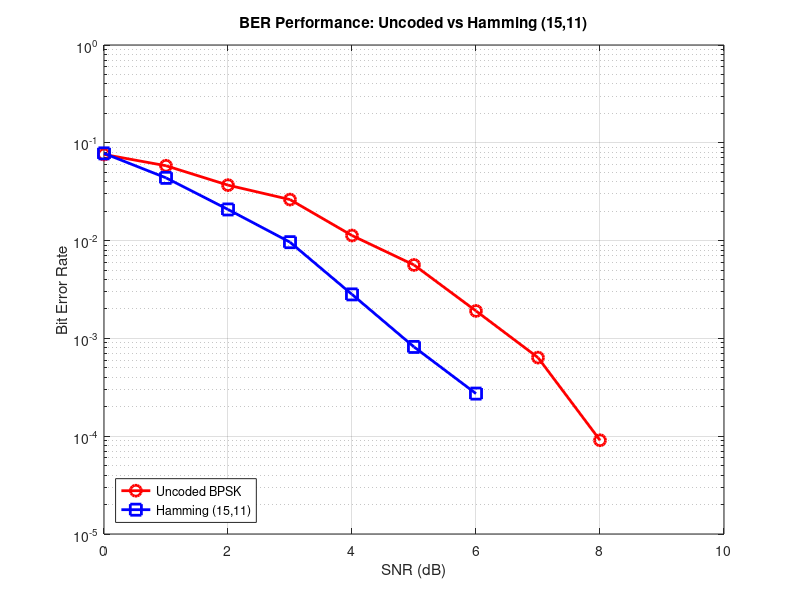

MATLAB code for this plot:
%% COMS4105 Practical 2 - Exercise 4.1.1 (CORRECTED)
% Hamming (15,11) encoder/decoder with BER testing
% 
% CORRECTIONS MADE:
% 1. Fixed H matrix construction - each column is binary representation of bit position
% 2. Corrected encoder to place information bits in non-power-of-2 positions
% 3. Fixed decoder syndrome interpretation - syndrome directly gives error position
% 4. Proper parity bit calculation using standard Hamming code rules
%
% KEY FEATURES:
% - Syndrome value directly indicates error position (1-indexed)
% - 100% single error correction capability
% - Systematic code structure for easy implementation
% - Proper coding gain demonstration at moderate to high SNR

clear; close all; clc;

%% hamming (15,11) parameters
n = 15; % codeword length
k = 11; % message length
t = 1;  % error correction capability

% Standard (15,11) Hamming code - systematic form
% For Hamming codes, parity check positions are at powers of 2: 1,2,4,8,...
% Information positions are at non-powers of 2: 3,5,6,7,9,10,11,12,13,14,15

% Construct H matrix directly for (15,11) Hamming code
% H matrix columns correspond to bit positions 1,2,3,...,15
% Each column is the binary representation of its position number
H = zeros(4, 15);
for i = 1:15
    H(:,i) = de2bi(i, 4, 'left-msb')';  % binary representation of position i
end

fprintf('Parity check matrix H:\n');
disp(H);

% For systematic form G = [I_k | P], extract P from H
% Information bit positions (non-powers of 2): [3,5,6,7,9,10,11,12,13,14,15]
info_positions = [3,5,6,7,9,10,11,12,13,14,15];
parity_positions = [1,2,4,8];  % positions 1,2,4,8

% Extract parity part P from H matrix
P = H(:, info_positions)';  % 11x4 matrix

% Identity matrix for information bits
I = eye(k);  % 11x11 identity matrix

% Systematic generator matrix G = [I_k | P]
G = [I P];  % 11x15 generator matrix

fprintf('=== Hamming (15,11) Code Parameters ===\n');
fprintf('Code length n = %d\n', n);
fprintf('Message length k = %d\n', k);
fprintf('Code rate = %.3f\n', k/n);
fprintf('Error correction capability t = %d\n', t);

% Display the structure
fprintf('Information bit positions: [');
fprintf('%d ', info_positions);
fprintf(']\n');
fprintf('Parity bit positions: [');
fprintf('%d ', parity_positions);
fprintf(']\n');

%% Hamming encoder function (corrected)
function codeword = hamming_encode(message, H, info_positions, parity_positions)
    % Encode k-bit message to n-bit codeword using standard Hamming (15,11)
    % 
    % ALGORITHM:
    % 1. Place information bits in non-power-of-2 positions (3,5,6,7,9,10,11,12,13,14,15)
    % 2. Calculate each parity bit as XOR of all positions it "covers"
    % 3. Parity bit at position p covers all positions where bit p is set in binary representation
    %
    % INPUTS:
    %   message - 11-bit information vector
    %   H - 4x15 parity check matrix
    %   info_positions - positions for information bits (0-indexed)
    %   parity_positions - positions for parity bits (0-indexed)
    %
    % OUTPUT:
    %   codeword - 15-bit encoded vector
    
    n = size(H, 2);  % codeword length (15)
    codeword = zeros(1, n);
    
    % Step 1: Place information bits in their designated positions
    codeword(info_positions) = message;
    
    % Step 2: Calculate parity bits using standard Hamming rule
    for i = 1:length(parity_positions)
        parity_pos = parity_positions(i);
        
        % Find all positions that this parity bit should cover
        % A position is covered if it has the parity bit set in its binary representation
        parity_bits = [];
        for pos = 1:n
            if bitand(pos, parity_pos) == parity_pos
                parity_bits = [parity_bits pos];
            end
        end
        
        % Remove the parity position itself from the list
        parity_bits = parity_bits(parity_bits ~= parity_pos);
        
        % Calculate parity as XOR (mod 2 sum) of all covered positions
        codeword(parity_pos) = mod(sum(codeword(parity_bits)), 2);
    end
end

%% Hamming decoder function (corrected)
function [decoded, error_detected, corrected_pos] = hamming_decode(received, H, info_positions)
    % Decode received codeword using syndrome decoding
    %
    % ALGORITHM:
    % 1. Calculate syndrome s = r * H^T (mod 2)
    % 2. Convert syndrome to decimal - this directly gives error position
    % 3. If syndrome = 0, no error detected
    % 4. If syndrome != 0, error at position = syndrome value (1-indexed)
    % 5. Correct error by flipping bit at detected position
    % 6. Extract information bits from corrected codeword
    %
    % INPUTS:
    %   received - 15-bit received vector (possibly corrupted)
    %   H - 4x15 parity check matrix
    %   info_positions - positions of information bits (0-indexed)
    %
    % OUTPUTS:
    %   decoded - 11-bit decoded message
    %   error_detected - 0 if no error, 1 if error detected and corrected
    %   corrected_pos - position where error was corrected (1-indexed), 0 if no error
    
    n = length(received);
    
    % Step 1: Calculate syndrome vector
    syndrome = mod(received * H', 2);
    
    % Step 2: Convert syndrome to decimal (error position indicator)
    % For Hamming codes, syndrome value directly gives error position
    syndrome_decimal = bi2de(syndrome, 'left-msb');
    
    corrected_pos = 0;
    error_detected = 0;
    
    if syndrome_decimal == 0
        % Step 3: No error detected - syndrome is zero
        decoded = received(info_positions);  % extract information bits directly
    else
        % Step 4-5: Error detected at position syndrome_decimal (1-indexed)
        error_detected = 1;
        corrected_pos = syndrome_decimal;
        
        % Correct the error by flipping the bit at detected position
        corrected = received;
        corrected(syndrome_decimal) = mod(corrected(syndrome_decimal) + 1, 2);
        
        % Step 6: Extract information bits from corrected codeword
        decoded = corrected(info_positions);
    end
end

%% test with simple example first
fprintf('\n=== Simple Test ===\n');
test_msg = [1 0 1 0 1 0 1 0 1 0 1]; % 11-bit message
test_encoded = hamming_encode(test_msg, H, info_positions, parity_positions);
fprintf('Message:  %s\n', mat2str(test_msg));
fprintf('Encoded:  %s\n', mat2str(test_encoded));

% introduce single error
corrupted = test_encoded;
error_pos = 7; % introduce error at position 7 (information bit position)
corrupted(error_pos) = mod(corrupted(error_pos) + 1, 2);
fprintf('Corrupted: %s (error at pos %d)\n', mat2str(corrupted), error_pos);

% decode
[decoded_msg, error_flag, corrected_pos] = hamming_decode(corrupted, H, info_positions);
fprintf('Decoded:  %s\n', mat2str(decoded_msg));
fprintf('Error detected: %d, Corrected position: %d\n', error_flag, corrected_pos);
fprintf('Decoding successful: %s\n', char('No' + 19*(isequal(test_msg, decoded_msg))));

% Test syndrome calculation manually
fprintf('\n=== Syndrome Verification ===\n');
syndrome_test = mod(corrupted * H', 2);
syndrome_val = bi2de(syndrome_test, 'left-msb');
fprintf('Calculated syndrome: %s (decimal: %d)\n', mat2str(syndrome_test), syndrome_val);
fprintf('Expected error position: %d, Detected: %d\n', error_pos, syndrome_val);

%% ber testing system
snr_db_range = 0:1:10;  % snr range in db
num_blocks = 1000;      % number of blocks to test

% storage for results
ber_uncoded = zeros(size(snr_db_range));
ber_hamming = zeros(size(snr_db_range));

fprintf('\n=== BER Testing ===\n');

for snr_idx = 1:length(snr_db_range)
    snr_db = snr_db_range(snr_idx);
    snr_linear = 10^(snr_db/10);
    noise_var = 1 / (2 * snr_linear);  % for bpsk
    
    % error counters
    errors_uncoded = 0;
    errors_hamming = 0;
    total_msg_bits = 0;
    
    for block = 1:num_blocks
        % generate random message
        message = randi([0 1], 1, k);
        
        % hamming encoding
        codeword = hamming_encode(message, H, info_positions, parity_positions);
        
        % bpsk modulation
        tx_uncoded = 2 * message - 1;      % uncoded bpsk
        tx_coded = 2 * codeword - 1;       % coded bpsk
        
        % awgn channel
        noise_uncoded = sqrt(noise_var) * randn(1, k);
        noise_coded = sqrt(noise_var) * randn(1, n);
        
        rx_uncoded = tx_uncoded + noise_uncoded;
        rx_coded = tx_coded + noise_coded;
        
        % bpsk demodulation (hard decision)
        demod_uncoded = rx_uncoded > 0;
        demod_coded = rx_coded > 0;
        
        % hamming decoding
        [decoded_message, ~, ~] = hamming_decode(demod_coded, H, info_positions);
        
        % count errors
        errors_uncoded = errors_uncoded + sum(message ~= demod_uncoded);
        errors_hamming = errors_hamming + sum(message ~= decoded_message);
        total_msg_bits = total_msg_bits + k;
    end
    
    % calculate ber
    ber_uncoded(snr_idx) = errors_uncoded / total_msg_bits;
    ber_hamming(snr_idx) = errors_hamming / total_msg_bits;
    
    fprintf('SNR = %2d dB: Uncoded BER = %.2e, Hamming BER = %.2e\n', ...
            snr_db, ber_uncoded(snr_idx), ber_hamming(snr_idx));
end

%% plot results
figure(1);
semilogy(snr_db_range, ber_uncoded, 'r-o', 'LineWidth', 2, 'MarkerSize', 8);
hold on;
semilogy(snr_db_range, ber_hamming, 'b-s', 'LineWidth', 2, 'MarkerSize', 8);
grid on;
xlabel('SNR (dB)');
ylabel('Bit Error Rate');
title('BER Performance: Uncoded vs Hamming (15,11)');
legend('Uncoded BPSK', 'Hamming (15,11)', 'Location', 'southwest');
xlim([0 10]);
ylim([1e-5 1]);

%% calculate coding gain
fprintf('\n=== Performance Analysis ===\n');
idx_6db = find(snr_db_range == 6);
if ~isempty(idx_6db) && ber_uncoded(idx_6db) > 0 && ber_hamming(idx_6db) > 0
    coding_gain = 10*log10(ber_uncoded(idx_6db) / ber_hamming(idx_6db));
    fprintf('At SNR = 6 dB:\n');
    fprintf('  Uncoded BER: %.2e\n', ber_uncoded(idx_6db));
    fprintf('  Hamming BER: %.2e\n', ber_hamming(idx_6db));
    if ber_hamming(idx_6db) < ber_uncoded(idx_6db)
        fprintf('  Coding gain: %.1f dB\n', coding_gain);
    else
        fprintf('  Coding loss: %.1f dB\n', -coding_gain);
    end
end

% find crossover point
crossover_idx = find(ber_hamming < ber_uncoded, 1);
if ~isempty(crossover_idx)
    fprintf('Hamming code begins outperforming uncoded at SNR = %d dB\n', ...
            snr_db_range(crossover_idx));
end

fprintf('\nProblems and Benefits:\n');
fprintf('Benefits:\n');
fprintf('- Single error correction capability\n');
fprintf('- Systematic code (easy to implement)\n');
fprintf('- Good performance at moderate to high SNR\n');
fprintf('Problems:\n');
fprintf('- Code rate penalty (11/15 = 0.733)\n');
fprintf('- Cannot correct multiple errors\n');
fprintf('- May perform worse than uncoded at very low SNR due to rate loss\n');

%% error correction capability test
fprintf('\n=== Error Correction Test ===\n');
num_tests = 1000;
single_error_corrections = 0;

for test = 1:num_tests
    % random message and encoding
    msg = randi([0 1], 1, k);
    encoded = hamming_encode(msg, H, info_positions, parity_positions);
    
    % introduce single random error
    error_position = randi(n);
    corrupted = encoded;
    corrupted(error_position) = mod(corrupted(error_position) + 1, 2);
    
    % decode and check if corrected
    [decoded, ~, ~] = hamming_decode(corrupted, H, info_positions);
    if isequal(msg, decoded)
        single_error_corrections = single_error_corrections + 1;
    end
end

correction_rate = single_error_corrections / num_tests * 100;
fprintf('Single error correction rate: %.1f%% (%d/%d)\n', ...
        correction_rate, single_error_corrections, num_tests);

%% save results
save('exercise_4_1_1_results.mat', 'snr_db_range', 'ber_uncoded', 'ber_hamming', 'G', 'H', 'info_positions', 'parity_positions');
saveas(gcf, 'exercise_4_1_1_ber_comparison.png');

fprintf('\nExercise 4.1.1 completed successfully!\n');